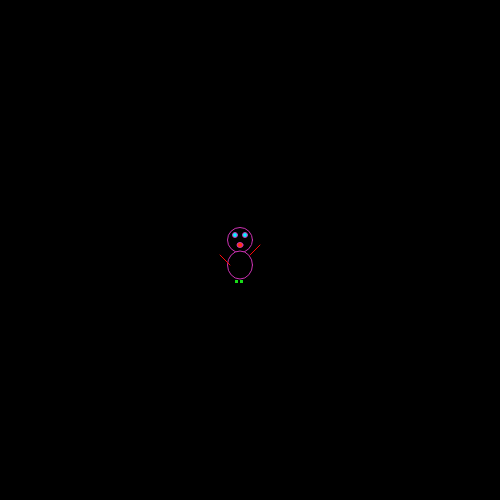
Frame 1 (no input)
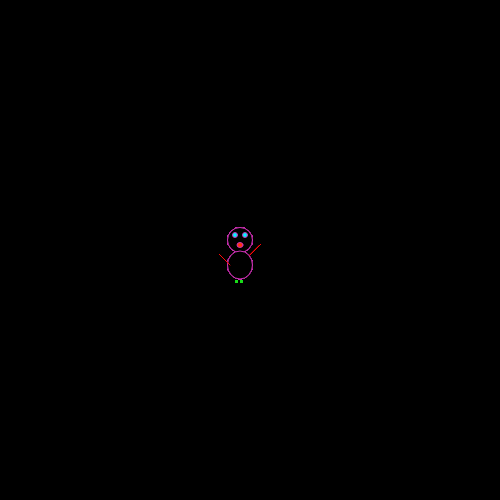
Frame 60 (no input)
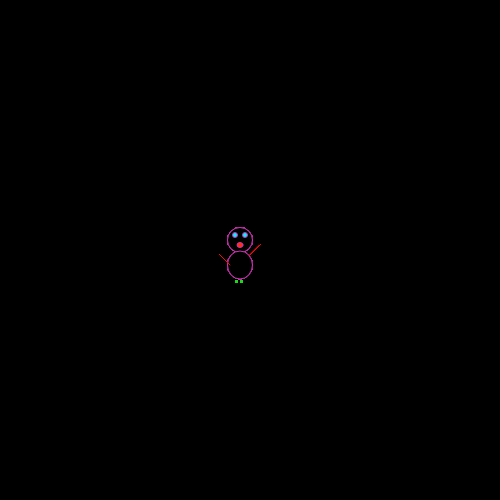
Frame 120 (the mouse pressed at the canvas centre since frame 60)

The p5.js sketch that drew these frames (run headless with seeded random() and noise() and a simulated clock; from frame 60 on, the mouse is pressed at the canvas centre):

// p5.js sketch
// ── sketch.js
function setup() {
  createCanvas(500,500);
    background(0)
 
}

function draw() {
  fill(0);
  stroke(205,50,180);
  ellipse(240,240,25,25);
  
  fill(0,245,255);
  ellipse(235,235,5,5);
  ellipse(245,235,5,5);
  fill(255,50,10);
  ellipse(240,245,6,5);
  
  fill(0);
  ellipse(240,265,25,28);
  fill(25,220,25);
  noStroke();
  rect(235,280,3,3);
   fill(25,220,25);
  noStroke();
  rect(240,280,3,3);
  
  stroke(255,8,8);
  line(220,255,230,265);
  line(250,255,260,245);
  
  

  
 
  
  
  
}
